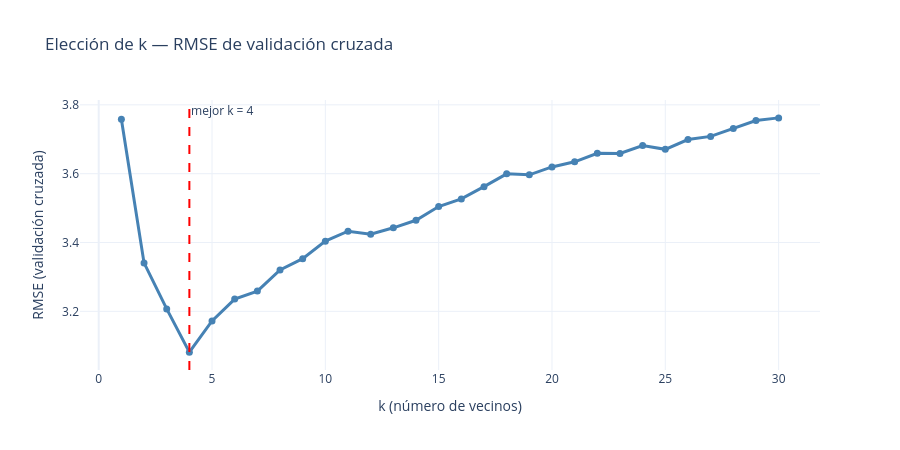

Write notebook code for a chart like this one.
### Markdown cell above
---
# 2️⃣ Elegir k con validación cruzada (20 min)

Probamos muchos valores de `k` y nos quedamos con el que da menor **RMSE** promedio en validación cruzada. Ojo: todo esto ocurre **dentro de train**; el conjunto de prueba no se toca.

### Code cell
from sklearn.neighbors import KNeighborsRegressor
from sklearn.model_selection import cross_val_score, KFold

valores_k = range(1, 31)
rmse_cv = []

for k in valores_k:
    scores = cross_val_score(
        KNeighborsRegressor(n_neighbors=k),
        X_train_escalado, y_train,
        cv=KFold(n_splits=5, shuffle=True, random_state=42),
        scoring='neg_root_mean_squared_error'
    )
    rmse_cv.append(-scores.mean())

mejor_k = plot_curva_k(valores_k, rmse_cv, metrica='RMSE')

### Figure 1 — Plotly figure (JSON) as saved in the notebook; plotly's stock layout.template omitted (floating-point values rounded to 4 significant figures)
{"data": [{"line": {"color": "steelblue", "width": 3}, "marker": {"size": 7}, "mode": "lines+markers", "name": "RMSE (CV)", "type": "scatter", "x": [1, 2, 3, 4, 5, 6, 7, 8, 9, 10, 11, 12, 13, 14, 15, 16, 17, 18, 19, 20, 21, 22, 23, 24, 25, 26, 27, 28, 29, 30], "y": [3.758, 3.341, 3.207, 3.082, 3.172, 3.236, 3.259, 3.32, 3.353, 3.404, 3.433, 3.424, 3.443, 3.465, 3.505, 3.527, 3.562, 3.599, 3.597, 3.62, 3.634, 3.659, 3.659, 3.682, 3.671, 3.699, 3.708, 3.731, 3.754, 3.762]}], "layout": {"annotations": [{"showarrow": false, "text": "mejor k = 4", "x": 4, "xanchor": "left", "xref": "x", "y": 1, "yanchor": "top", "yref": "y domain"}], "height": 450, "shapes": [{"line": {"color": "red", "dash": "dash"}, "type": "line", "x0": 4, "x1": 4, "xref": "x", "y0": 0, "y1": 1, "yref": "y domain"}], "title": {"text": "Elección de k — RMSE de validación cruzada"}, "width": 900, "xaxis": {"title": {"text": "k (número de vecinos)"}}, "yaxis": {"title": {"text": "RMSE (validación cruzada)"}}}}
